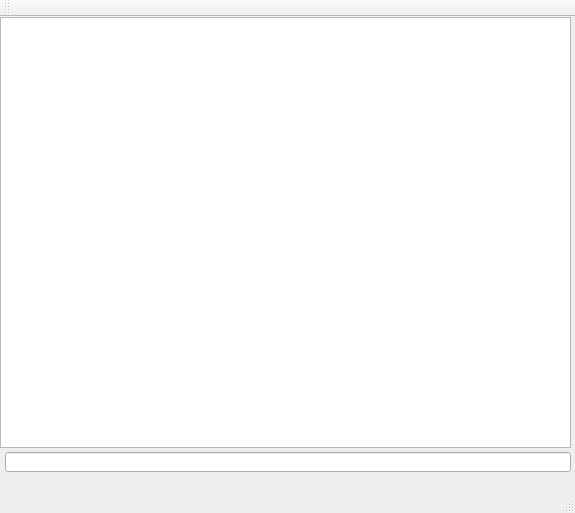
<?xml version="1.0" encoding="UTF-8"?>
<ui version="4.0">
 <class>MainWindow</class>
 <widget class="QMainWindow" name="MainWindow">
  <property name="geometry">
   <rect>
    <x>0</x>
    <y>0</y>
    <width>575</width>
    <height>513</height>
   </rect>
  </property>
  <property name="windowTitle">
   <string>MainWindow</string>
  </property>
  <widget class="QWidget" name="centralWidget">
   <widget class="QPlainTextEdit" name="plainTextEdit">
    <property name="geometry">
     <rect>
      <x>0</x>
      <y>0</y>
      <width>571</width>
      <height>431</height>
     </rect>
    </property>
   </widget>
   <widget class="QLineEdit" name="le_send">
    <property name="geometry">
     <rect>
      <x>5</x>
      <y>435</y>
      <width>566</width>
      <height>20</height>
     </rect>
    </property>
   </widget>
  </widget>
  <widget class="QMenuBar" name="menuBar">
   <property name="geometry">
    <rect>
     <x>0</x>
     <y>0</y>
     <width>575</width>
     <height>21</height>
    </rect>
   </property>
  </widget>
  <widget class="QToolBar" name="mainToolBar">
   <attribute name="toolBarArea">
    <enum>TopToolBarArea</enum>
   </attribute>
   <attribute name="toolBarBreak">
    <bool>false</bool>
   </attribute>
  </widget>
  <widget class="QStatusBar" name="statusBar"/>
 </widget>
 <layoutdefault spacing="6" margin="11"/>
 <resources/>
 <connections/>
</ui>
